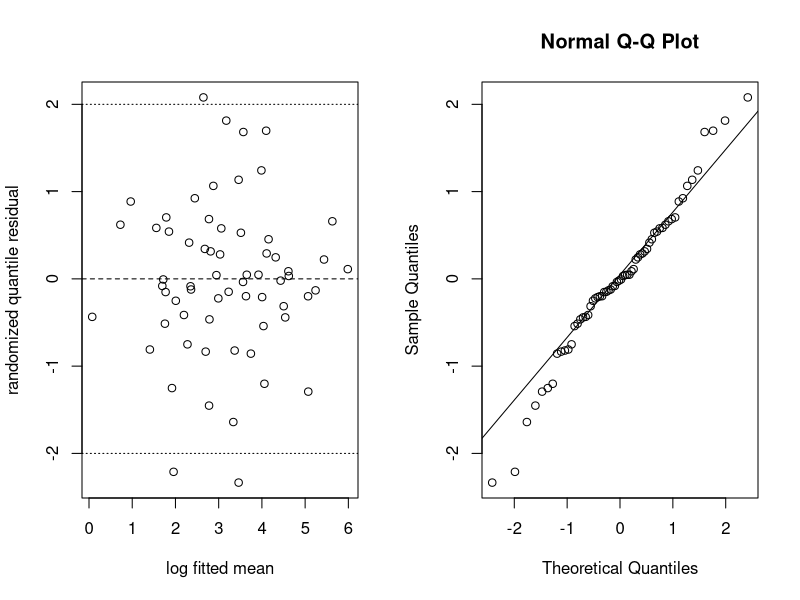

Generate this figure with R:
# Session 11 — A toolkit for count GLMs
# Statistical Modelling (BAM), IE University
# Prof. Dae-Jin Lee (daelee@faculty.ie.edu)
# Same code as 11-count-toolkit.Rmd. Run from this folder.

# ---- fit ----
library(MASS)
ins <- Insurance
ins$Group <- factor(ins$Group, ordered = FALSE)
ins$Age   <- factor(ins$Age, ordered = FALSE)
fit <- glm(Claims ~ District + Group + Age + offset(log(Holders)),
           family = poisson, data = ins)
round(exp(cbind(RR = coef(fit), confint(fit))), 3)

# ---- dispersion ----
y <- ins$Claims; mu <- fitted(fit)
X2 <- sum(residuals(fit, type = "pearson")^2)
c(phi_hat = X2 / df.residual(fit), D = deviance(fit), df = df.residual(fit))
ct <- lm(((y - mu)^2 - y) / mu ~ 0 + mu)     # Var = mu + alpha mu^2
summary(ct)$coefficients

# ---- remedies ----
fit_q  <- update(fit, family = quasipoisson)
# glm.nb warns 'iteration limit reached': k-hat runs off to infinity (NB -> Poisson)
fit_nb <- suppressWarnings(
  glm.nb(Claims ~ District + Group + Age + offset(log(Holders)), data = ins))
c(phi = summary(fit_q)$dispersion, k = fit_nb$theta)
AIC(fit, fit_nb)

# ---- residuals ----
rqr <- function(y, F, ...) {
  lo <- F(y - 1, ...); hi <- F(y, ...); u <- runif(length(y))
  up_lo <- F(y, ..., lower.tail = FALSE); up_hi <- F(y - 1, ..., lower.tail = FALSE)
  ifelse(lo < 0.5, qnorm(lo + u * (hi - lo)),
         qnorm(up_lo + u * (up_hi - up_lo), lower.tail = FALSE))
}
set.seed(2027)
r_Q <- rqr(y, ppois, lambda = mu)
op <- par(mfrow = c(1, 2))
plot(log(mu), r_Q, xlab = "log fitted mean", ylab = "randomized quantile residual")
abline(h = c(-2, 0, 2), lty = c(3, 2, 3))
qqnorm(r_Q); qqline(r_Q)
par(op)

# ---- zeros ----
c(observed = sum(y == 0), expected = sum(dpois(0, mu)))
round(sort(cooks.distance(fit), decreasing = TRUE)[1:3], 3)
